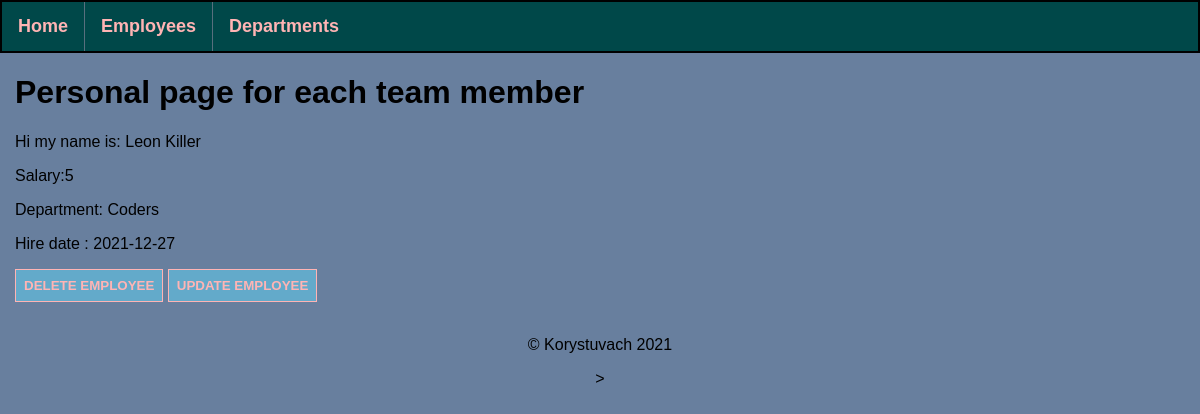
Screenshot of /employees/1 with the database file from the repository.
### application/models.py (models this page shows, shortened)
class AllEmployees(db.Model):
    id = db.Column(db.Integer, primary_key=True)
    department_id = db.Column(db.Integer, db.ForeignKey('all_departments.id'), nullable=False)
    salary = db.Column(db.Integer, nullable=False)
    name = db.Column(db.String(30), nullable=False)
    lastname = db.Column(db.String(35), nullable=False)
    hire_date = db.Column(db.Date, default=date.today())

class AllDepartments(db.Model):
    id = db.Column(db.Integer, primary_key=True)
    dep_name = db.Column(db.String(25), nullable=False, unique=True)
    dep_employees_id = db.relationship('AllEmployees', backref='my_department', lazy=True)

### application/routes.py (the view)
@app.route('/employees/<int:emp_id>')
def employee(emp_id):
    employee_info = AllEmployees.query.get_or_404(emp_id)
    return render_template('employee.html',
                           emp_id=emp_id,
                           employee_info=employee_info
                           )

### application/templates/employee.html (shortened to what this page needs)
{% extends 'base.html' %}
{% block content %}
    <div>
        <h1>Personal page for each team member</h1>
        <p>Hi my name is: {{ employee_info.name }} {{ employee_info.lastname }}</p>
        <p>Salary:{{ employee_info.salary }} </p>
        <p>Department: {{employee_info.my_department.dep_name }}</p>
        <p>Hire date : {{ employee_info.hire_date }}</p>
    </div>
    <div>
        <button type="button"><a href="/employees/{{ employee_info['id'] }}/delete"><b>Delete employee</b></a></button>
        <button type="button"><a href="/employees/{{ employee_info['id'] }}/update"><b>Update employee</b></a></button>
    </div>
{% endblock %}

### application/static/css/styles.css (style rules this page uses)
html, body { font-family: Tahoma, sans-serif; background-color: #687F9E; margin: 0; padding: 0; height: 100%; text-align: left; }
div { margin: 15px; }
button { background-color: #63aaca; text-decoration: none; padding: 8px; border: 1px solid #ffb4b4; }
button a { text-decoration: none; text-align: center; color: #ffb4b4; text-transform: uppercase; font-weight: bold; }

### rows the page displays
AllEmployees: name "Leon", lastname "Killer", salary "5", hire_date "2021-12-27"
AllDepartments: my_department.dep_name "Coders"
